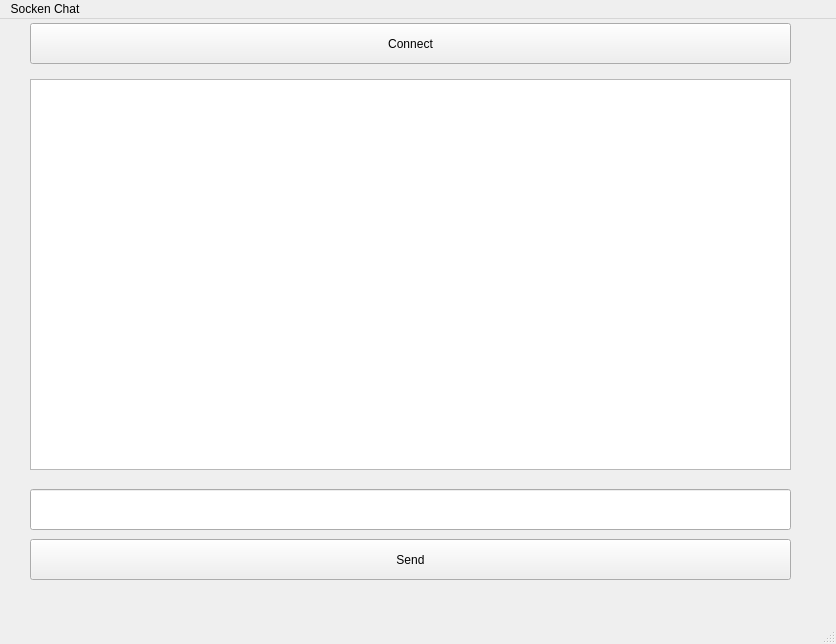
<?xml version="1.0" encoding="UTF-8"?>
<ui version="4.0">
 <class>MainWindow</class>
 <widget class="QMainWindow" name="MainWindow">
  <property name="geometry">
   <rect>
    <x>0</x>
    <y>0</y>
    <width>836</width>
    <height>644</height>
   </rect>
  </property>
  <property name="windowTitle">
   <string>MainWindow</string>
  </property>
  <widget class="QWidget" name="centralwidget">
   <widget class="QPushButton" name="pushButton">
    <property name="geometry">
     <rect>
      <x>30</x>
      <y>4</y>
      <width>761</width>
      <height>41</height>
     </rect>
    </property>
    <property name="text">
     <string>Connect</string>
    </property>
   </widget>
   <widget class="QLineEdit" name="lineEdit">
    <property name="geometry">
     <rect>
      <x>30</x>
      <y>470</y>
      <width>761</width>
      <height>41</height>
     </rect>
    </property>
   </widget>
   <widget class="QTextBrowser" name="textBrowser">
    <property name="geometry">
     <rect>
      <x>30</x>
      <y>60</y>
      <width>761</width>
      <height>391</height>
     </rect>
    </property>
   </widget>
   <widget class="QPushButton" name="pushButton_2">
    <property name="geometry">
     <rect>
      <x>30</x>
      <y>520</y>
      <width>761</width>
      <height>41</height>
     </rect>
    </property>
    <property name="text">
     <string>Send</string>
    </property>
   </widget>
  </widget>
  <widget class="QMenuBar" name="menubar">
   <property name="geometry">
    <rect>
     <x>0</x>
     <y>0</y>
     <width>836</width>
     <height>22</height>
    </rect>
   </property>
   <widget class="QMenu" name="menuAll_Chat">
    <property name="title">
     <string>Socken Chat</string>
    </property>
   </widget>
   <addaction name="menuAll_Chat"/>
  </widget>
  <widget class="QStatusBar" name="statusbar"/>
 </widget>
 <tabstops>
  <tabstop>pushButton</tabstop>
  <tabstop>textBrowser</tabstop>
  <tabstop>lineEdit</tabstop>
  <tabstop>pushButton_2</tabstop>
 </tabstops>
 <resources/>
 <connections/>
</ui>
